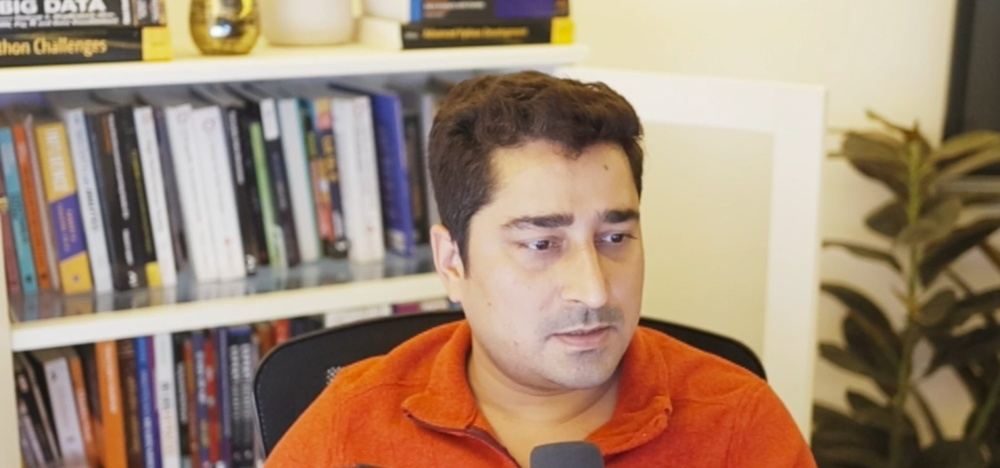
#> input picture LinearRegression/FSDS-ENG/FSDS_ENG/sudhanshu.jpg, 1000 x 468 px, shrunk from 1810 x 847 before the run
$ jupyter execute --allow-errors 1st_feb_live.ipynb
#> lines starting #> are read from the running program, lines starting #| are printed output that depends on the picture
[cell 1]
import numpy as np

[cell 2]
a = 5

[cell 3]
a1 = np.array([2,3])

[cell 4]
a1

[cell 5]
a1*5

[cell 6]
a1-5

[cell 7]
c = np.array([2,-1,3])
d = np.array([1,4,-2])

[cell 8]
c+d

[cell 9]
c*d

[cell 10]
np.dot(c,d)

[cell 11]
c

[cell 12]
d

[cell 13]
c@d

[cell 14]
np.cross(c,d)

[cell 15]
c

[cell 16]
d

[cell 17]
A = np.array([[1,2] , [3,4]])

[cell 18]
A

[cell 19]
B= np.array([[5,3] , [3,4]])

[cell 20]
A

[cell 21]
B

[cell 22]
A+B

[cell 23]
A*5

[cell 24]
A*B

[cell 25]
np.dot(A,B)

[cell 26]
A

[cell 27]
B

[cell 28]
A

[cell 29]
A.T

[cell 30]
A

[cell 31]
np.linalg.inv(A)

[cell 32]
np.linalg.det(A)

[cell 33]
np.linalg.matrix_rank(A)

[cell 34]
A

[cell 35]
np.linalg.eig(A)

[cell 36]
import cv2

[cell 37]
data = cv2.imread('sudhanshu.jpg', cv2.IMREAD_GRAYSCALE)
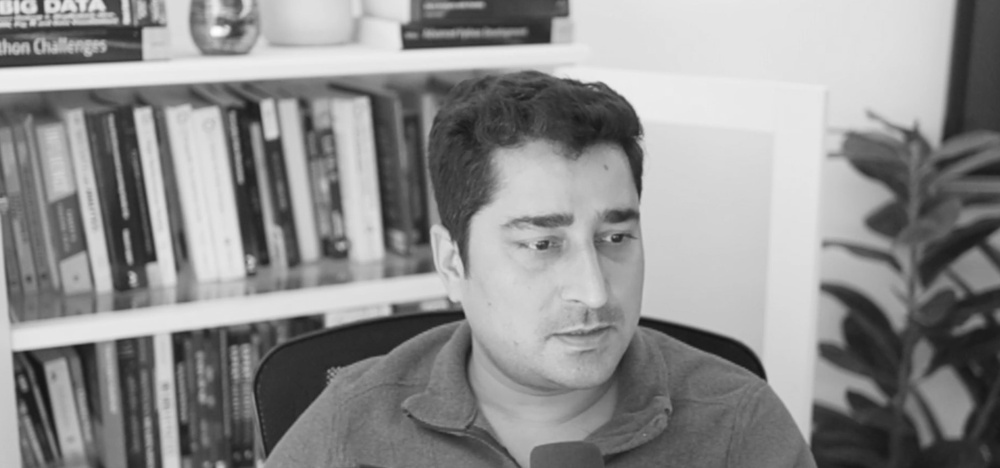
#> data: shape (468, 1000); min 18, max 255, mean 142.1

[cell 38]
data.shape
#> Out = (468, 1000)

[cell 39]
import matplotlib.pyplot as plt
plt.imshow(data)

[cell 40]
result = np.linalg.svd(data)

[cell 41]
result

[cell 42]
u , s , vt = np.linalg.svd(data)
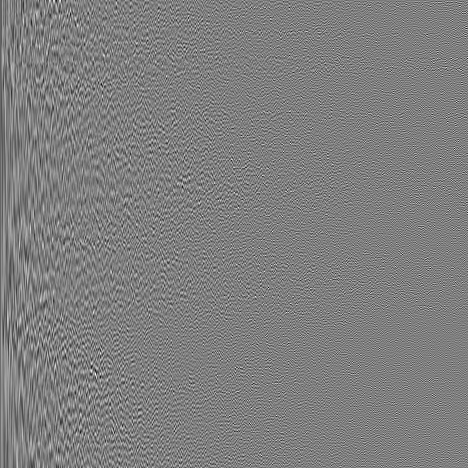
#> u: shape (468, 468) float64; min -0.249, max 0.25, mean -8.01e-05; drawn with min black and max white
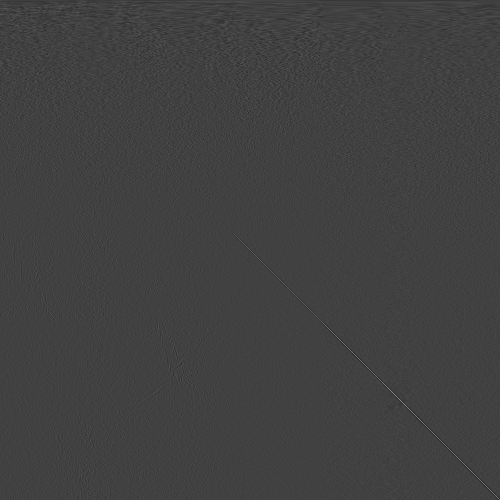
#> vt: shape (1000, 1000) float64 (shown at 1/2 size); min -0.27, max 0.785, mean -4.13e-05; drawn with min black and max white
#> s = 468 values, max 101559.1 at index 0, min 4.08 at index 467, mean 620

[cell 43]
u

#> (a cell that did not finish here is left out)

[cell 45]
vt

[cell 46]
u.shape
#> Out = (468, 468)

[cell 47]
s.shape
#> Out = (468,)

[cell 48]
vt.shape
#> Out = (1000, 1000)

[cell 49]
compressed_image = np.dot(u[:, :100] ,np.dot(np.diag(s[:100]),vt[:100 ,:]) )
